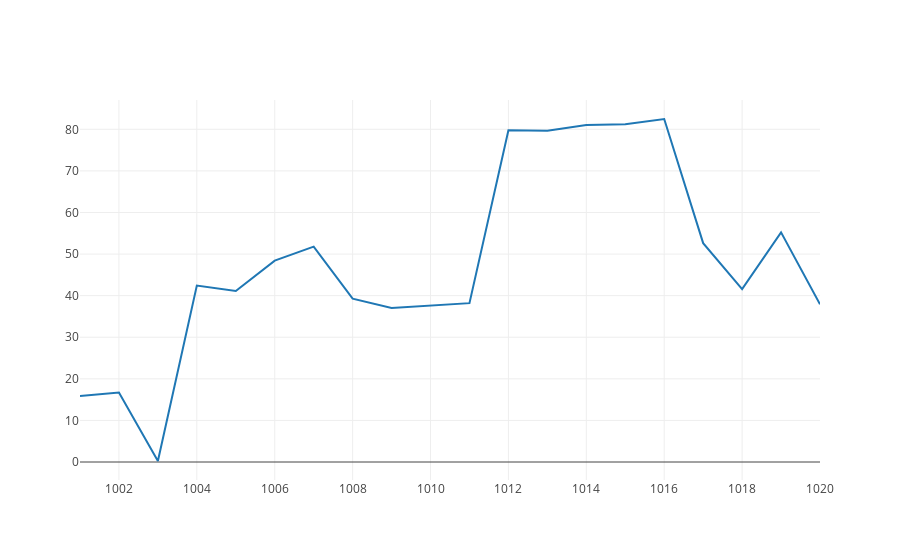

Here is the notebook cell this chart was saved with:
### Code cell
import plotly
import plotly.graph_objs as go

plotly.offline.init_notebook_mode(connected=True)

plotly.offline.iplot({
    "data": [go.Scatter(x=df.iloc[:20, 0], y=df.iloc[:20, 2])]
})

### Figure 1 — Plotly figure (JSON) as saved in the notebook; plotly's stock layout.template omitted (floating-point values rounded to 4 significant figures)
{"data": [{"type": "scatter", "uid": "62ae4e44-56a2-4270-8725-4432e75d0dfa", "x": [1001, 1002, 1003, 1004, 1005, 1006, 1007, 1008, 1009, 1010, 1011, 1012, 1013, 1014, 1015, 1016, 1017, 1018, 1019, 1020], "y": [15.87, 16.72, 0.24, 42.41, 41.11, 48.42, 51.8, 39.28, 37.02, 37.65, 38.2, 79.79, 79.64, 81.01, 81.24, 82.48, 52.62, 41.56, 55.22, 37.92]}], "layout": {}}
